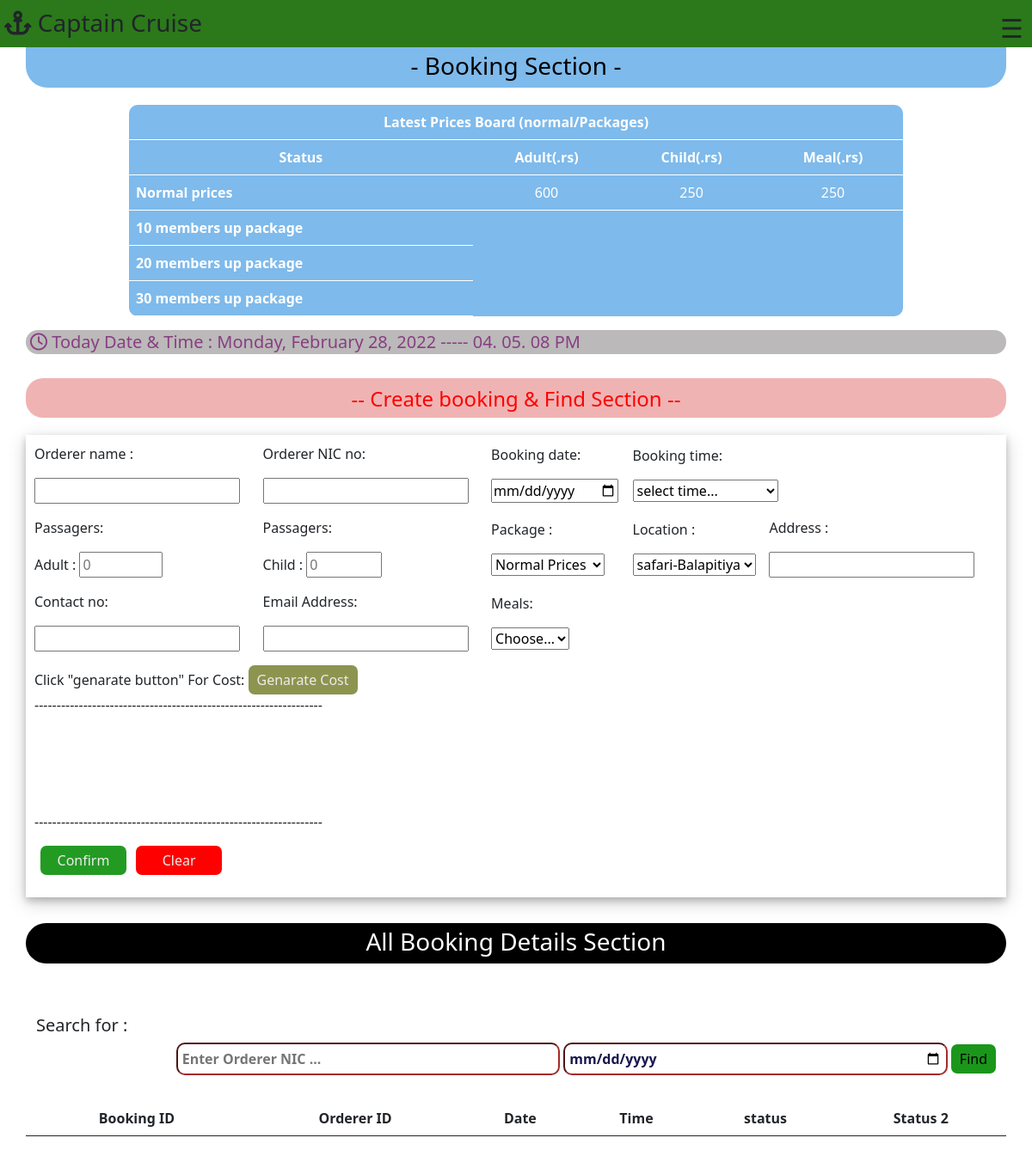
/Booking-section/booking.php, run on an earlier commit of the app's database.
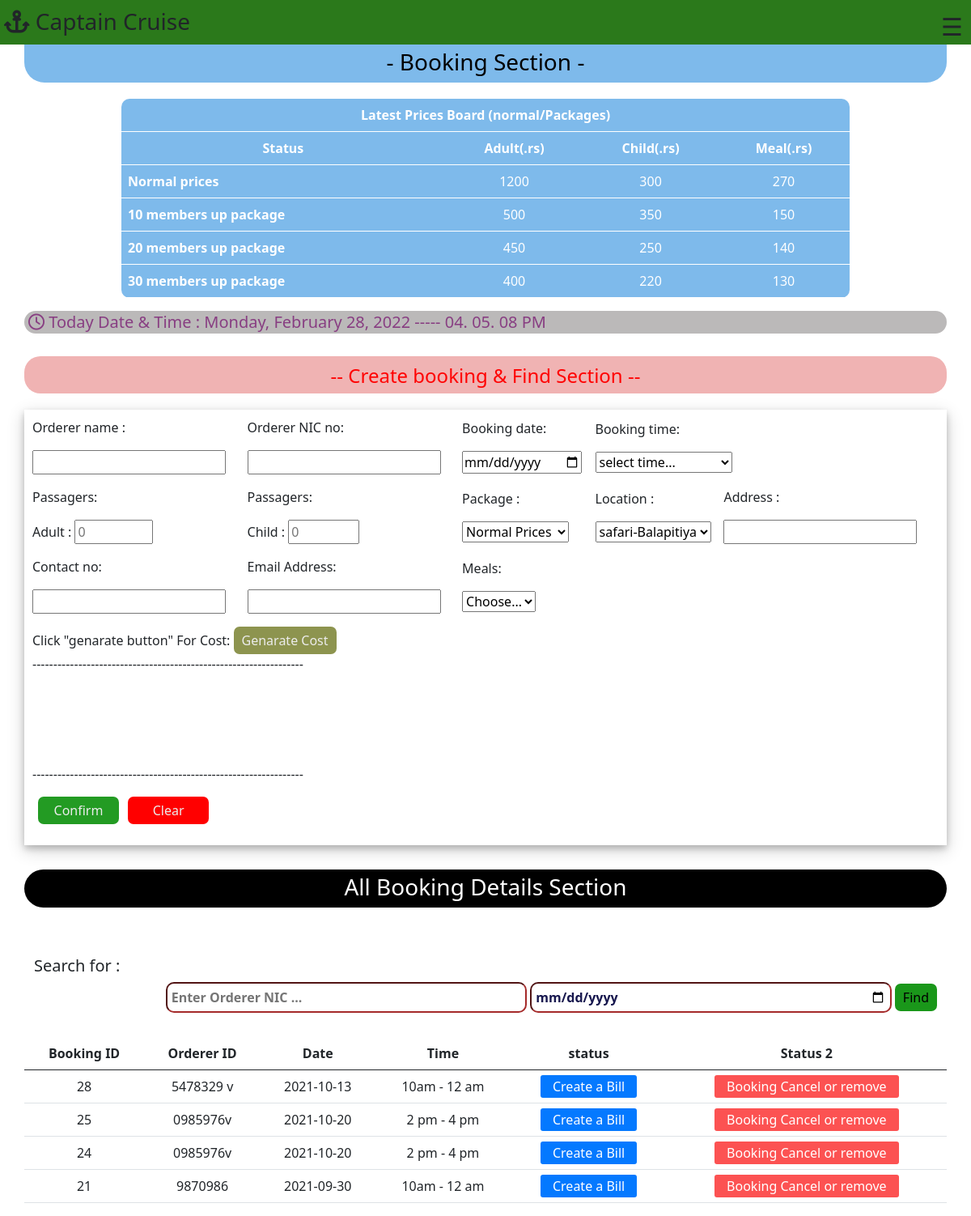
And on a later commit of the database.
### tables this page shows
CREATE TABLE `prices` (
  `ID` int(11) NOT NULL,
  `Adult` varchar(50) NOT NULL,
  `child` varchar(50) NOT NULL,
  `meal` varchar(50) NOT NULL
);

CREATE TABLE `booking` (
  `bill_ID` int(40) NOT NULL,
  `Orderer_name` varchar(100) NOT NULL,
  `Orderer_ID` varchar(100) NOT NULL,
  `Booking_date` text NOT NULL,
  `Booking_time` varchar(50) NOT NULL,
  `Adult` int(50) NOT NULL,
  `Child` int(60) NOT NULL,
  `package` varchar(100) NOT NULL,
  `Location` varchar(60) NOT NULL,
  `Address` varchar(100) NOT NULL,
  `Contact_no` varchar(60) NOT NULL,
  `Email` varchar(60) NOT NULL,
  `Meals` varchar(60) NOT NULL,
  `Adult_cost` varchar(60) NOT NULL,
  `Child_cost` varchar(60) NOT NULL,
  `Meal_cost` varchar(60) NOT NULL,
  `Total_cost` varchar(60) NOT NULL,
  `Ontime` varchar(100) NOT NULL
);

### Booking-section/booking.php (the view, shortened to what the changed rows need)
<!DOCTYPE html>
<html lang="en">
<head>
    <link rel="stylesheet" href="./booking.css?v=<?php echo time(); ?> ">
    <link href="https://cdn.jsdelivr.net/npm/bootstrap@5.1.0/dist/css/bootstrap.min.css" rel="stylesheet">
</head>
<body onload="initClocks()">
    <div class="container">
      <div class="row" id="row-price">
      <table class="table" id="price-board">
      <tr >
          <th colspan="4">Latest Prices Board (normal/Packages)</th>
      </tr>
      <tr>
          <th>Status</th>
          <th>Adult(.rs)</th>
          <th>Child(.rs)</th>
          <th>Meal(.rs)</th>
      </tr>
      <tr>
          <th  id="topic-table">Normal prices </th>
          <?php
                $connection = mysqli_connect('localhost', 'root', '', 'captaincruise');
                $sql = "SELECT * FROM prices where id=1 order by ID desc";
                $result = mysqli_query($connection , $sql);
                while($row = mysqli_fetch_array($result)){
         echo" <td>".$row['Adult']."</td>";
         echo"<td >".$row['child']."</td>";
          echo"<td>".$row['meal']."</td>";
        };
        ?>
      </tr>
      <tr>
          <th id="topic-table">10 members up package </th>
          <?php
                $connection = mysqli_connect('localhost', 'root', '', 'captaincruise');
                $sql = "SELECT * FROM prices where id=2 order by ID desc";
                $result = mysqli_query($connection , $sql);
                while($row = mysqli_fetch_array($result)){
         echo" <td>".$row['Adult']."</td>";
         echo"<td>".$row['child']."</td>";
          echo"<td>".$row['meal']."</td>";
        };
        ?>
      </tr>
      <tr>
          <th id="topic-table">20 members up package </th>
          <?php
                $connection = mysqli_connect('localhost', 'root', '', 'captaincruise');
                $sql = "SELECT * FROM prices where id=3 order by ID desc";
                $result = mysqli_query($connection , $sql);
                while($row = mysqli_fetch_array($result)){
         echo" <td>".$row['Adult']."</td>";
         echo"<td>".$row['child']."</td>";
          echo"<td>".$row['meal']."</td>";
        };
        ?>
      </tr>
      <tr>
          <th id="topic-table">30 members up package </th>
          <?php
                $connection = mysqli_connect('localhost', 'root', '', 'captaincruise');
                $sql = "SELECT * FROM prices where id=4 order by ID desc";
                $result = mysqli_query($connection , $sql);
                while($row = mysqli_fetch_array($result)){
         echo" <td>".$row['Adult']."</td>";
         echo"<td>".$row['child']."</td>";
          echo"<td>".$row['meal']."</td>";
        };
        ?>
      </tr>
      </table>
      </div>
      <div class="row" id="row5">
  <table class="table" id="Booking-details">
  <thead>
      <tr>
          <th scope="col">Booking ID</th>
          <th>Orderer ID</th>
          <th>Date</th>
          <th>Time</th>
          <th>status</th>
          <th>Status 2</th>
      </tr>
      </thead>
      <tbody id="tbody">
      <?php
            $connection = mysqli_connect('localhost', 'root', '', 'captaincruise');
            $sql = "SELECT booking.bill_ID ,booking.Orderer_ID, booking.Booking_date, booking.Booking_time
             FROM booking LEFT JOIN bills ON
            booking.Orderer_ID = bills.Orderer_ID
            WHERE bills.Orderer_ID is NULL  order by bill_ID desc";
            $result = mysqli_query($connection , $sql);
            while($row = mysqli_fetch_array($result)){
      echo'<tr>';
        echo  "<td>".$row['bill_ID']."</td>";
          echo"<td>".$row['Orderer_ID']."</td>";
          echo"<td id='bookingdatetable'>".$row['Booking_date']."</td>";
          echo"<td id='bookingtimetable'>".$row['Booking_time']."</td>";
          echo"<td><a href='./billing-convert.php?id=".$row['bill_ID']."' id='details-btn'>Create a Bill</a></td>";
          echo"<td> <a href='./delete.php?id=".$row['bill_ID']."' id='delete' > Booking Cancel or remove </td>";
      echo'</tr>';
            }
      ?>
</tbody>
  </table>
     </div>
    </div>
</body>
</html>

What changed in the data, as far as the page shows it:
changed prices (number 1 of 4 on the later page): Adult "600" → "1200"; child "250" → "300"; meal "250" → "270"
added prices: Adult "500", child "350", meal "150"
added prices: Adult "450", child "250", meal "140"
added prices: Adult "400", child "220", meal "130"
added booking: bill_ID "28", Orderer_ID "5478329 v", Booking_date "2021-10-13", Booking_time "10am - 12 am"
added booking: bill_ID "25", Orderer_ID "0985976v", Booking_date "2021-10-20", Booking_time "2 pm - 4 pm"
added booking: bill_ID "24", Orderer_ID "0985976v", Booking_date "2021-10-20", Booking_time "2 pm - 4 pm"
added booking: bill_ID "21", Orderer_ID "9870986", Booking_date "2021-09-30", Booking_time "10am - 12 am"
